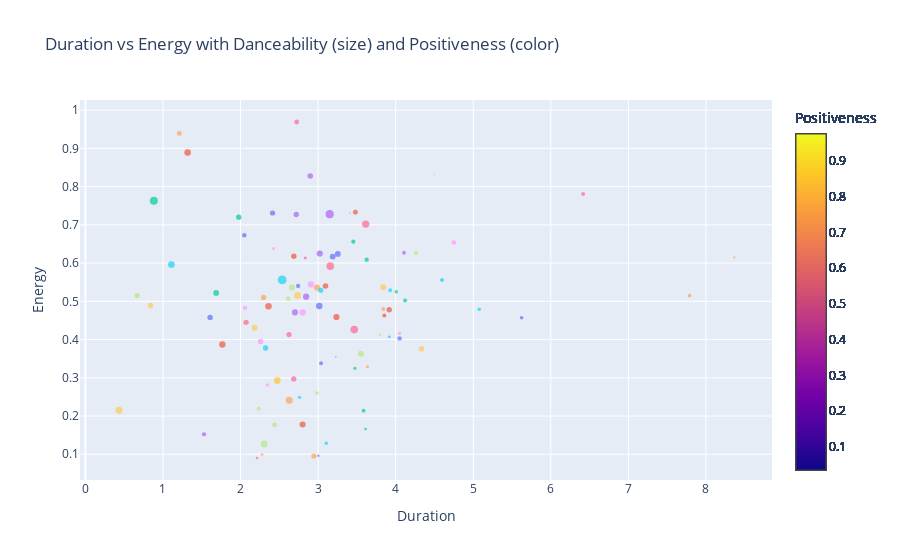

Source (notebook cell):
### Code cell
fig = go.Figure()

# Add traces for each track
for index, row in filtered_df.iterrows():
    fig.add_trace(go.Scatter(
        x=[row['Duration']/(1000*60)],
        y=[row['Energy']],
        mode='markers',
        marker=dict(
            size=row['Danceability'] * 10,  # Adjust the size of the bubbles based on Energy
            color=row['Valence'],  # Use Valence for the color of the bubbles
            #colorscale='RdBu',  # Set the color scale from red to blue
            cmin=filtered_df['Valence'].min(),  # Set the minimum value for the color scale
            cmax=filtered_df['Valence'].max(),  # Set the maximum value for the color scale
            opacity= 0.7, # row['Normalized Loudness'],  # Set the opacity based on Normalized Loudness
            colorbar=dict(
                title='Positiveness'  # Label for the colorbar
            )
        ),
        text=row['Track Name'],  # Text to display when hovering over the bubbles
        hoverinfo='text', showlegend=False,
    ))

# Update layout
fig.update_layout(
    title='Duration vs Energy with Danceability (size) and Positiveness (color)',
    xaxis=dict(title='Duration'),
    yaxis=dict(title='Energy')
)

# Show the plot
fig.show()

### Figure 1 — Plotly figure (JSON) as saved in the notebook; plotly's stock layout.template omitted (floating-point values rounded to 4 significant figures)
{"data": [{"hoverinfo": "text", "marker": {"cmax": 0.975, "cmin": 0.0357, "color": 0.175, "colorbar": {"title": {"text": "Positiveness"}}, "opacity": 0.7, "size": 3.64}, "mode": "markers", "showlegend": false, "text": "A Day In The Life - Remastered 2009", "type": "scatter", "x": [5.624], "y": [0.457]}, {"hoverinfo": "text", "marker": {"cmax": 0.975, "cmin": 0.0357, "color": 0.879, "colorbar": {"title": {"text": "Positiveness"}}, "opacity": 0.7, "size": 6.53}, "mode": "markers", "showlegend": false, "text": "Sgt. Pepper's Lonely Hearts Club Band - Reprise / Remastered 2009", "type": "scatter", "x": [1.318], "y": [0.889]}, {"hoverinfo": "text", "marker": {"cmax": 0.975, "cmin": 0.0357, "color": 0.393, "colorbar": {"title": {"text": "Positiveness"}}, "opacity": 0.7, "size": 3.81}, "mode": "markers", "showlegend": false, "text": "She's Leaving Home - Remastered 2009", "type": "scatter", "x": [3.586], "y": [0.214]}, {"hoverinfo": "text", "marker": {"cmax": 0.975, "cmin": 0.0357, "color": 0.63, "colorbar": {"title": {"text": "Positiveness"}}, "opacity": 0.7, "size": 6.1}, "mode": "markers", "showlegend": false, "text": "Lovely Rita - Remastered 2009", "type": "scatter", "x": [2.702], "y": [0.471]}, {"hoverinfo": "text", "marker": {"cmax": 0.975, "cmin": 0.0357, "color": 0.661, "colorbar": {"title": {"text": "Positiveness"}}, "opacity": 0.7, "size": 7.04}, "mode": "markers", "showlegend": false, "text": "When I'm Sixty Four - Remastered 2009", "type": "scatter", "x": [2.628], "y": [0.241]}, {"hoverinfo": "text", "marker": {"cmax": 0.975, "cmin": 0.0357, "color": 0.354, "colorbar": {"title": {"text": "Positiveness"}}, "opacity": 0.7, "size": 3.52}, "mode": "markers", "showlegend": false, "text": "Within You Without You - Remastered 2009", "type": "scatter", "x": [5.078], "y": [0.479]}, {"hoverinfo": "text", "marker": {"cmax": 0.975, "cmin": 0.0357, "color": 0.71, "colorbar": {"title": {"text": "Positiveness"}}, "opacity": 0.7, "size": 5.26}, "mode": "markers", "showlegend": false, "text": "Being For The Benefit Of Mr. Kite! - Remastered 2009", "type": "scatter", "x": [2.626], "y": [0.413]}, {"hoverinfo": "text", "marker": {"cmax": 0.975, "cmin": 0.0357, "color": 0.619, "colorbar": {"title": {"text": "Positiveness"}}, "opacity": 0.7, "size": 4.69}, "mode": "markers", "showlegend": false, "text": "Fixing A Hole - Remastered 2009", "type": "scatter", "x": [2.614], "y": [0.507]}, {"hoverinfo": "text", "marker": {"cmax": 0.975, "cmin": 0.0357, "color": 0.764, "colorbar": {"title": {"text": "Positiveness"}}, "opacity": 0.7, "size": 6.32}, "mode": "markers", "showlegend": false, "text": "Getting Better - Remastered 2009", "type": "scatter", "x": [2.802], "y": [0.471]}, {"hoverinfo": "text", "marker": {"cmax": 0.975, "cmin": 0.0357, "color": 0.803, "colorbar": {"title": {"text": "Positiveness"}}, "opacity": 0.7, "size": 7.05}, "mode": "markers", "showlegend": false, "text": "With A Little Help From My Friends - Remastered 2009", "type": "scatter", "x": [2.735], "y": [0.515]}, {"hoverinfo": "text", "marker": {"cmax": 0.975, "cmin": 0.0357, "color": 0.583, "colorbar": {"title": {"text": "Positiveness"}}, "opacity": 0.7, "size": 4.51}, "mode": "markers", "showlegend": false, "text": "Sgt. Pepper's Lonely Hearts Club Band - Remastered 2009", "type": "scatter", "x": [2.048], "y": [0.673]}, {"hoverinfo": "text", "marker": {"cmax": 0.975, "cmin": 0.0357, "color": 0.93, "colorbar": {"title": {"text": "Positiveness"}}, "opacity": 0.7, "size": 5.42}, "mode": "markers", "showlegend": false, "text": "Good Morning Good Morning - Remastered 2009", "type": "scatter", "x": [2.687], "y": [0.618]}, {"hoverinfo": "text", "marker": {"cmax": 0.975, "cmin": 0.0357, "color": 0.668, "colorbar": {"title": {"text": "Positiveness"}}, "opacity": 0.7, "size": 3.11}, "mode": "markers", "showlegend": false, "text": "Lucy In The Sky With Diamonds - Remastered 2009", "type": "scatter", "x": [3.474], "y": [0.325]}, {"hoverinfo": "text", "marker": {"cmax": 0.975, "cmin": 0.0357, "color": 0.255, "colorbar": {"title": {"text": "Positiveness"}}, "opacity": 0.7, "size": 3.8}, "mode": "markers", "showlegend": false, "text": "Strawberry Fields Forever - Stereo Mix 2015", "type": "scatter", "x": [4.107], "y": [0.627]}, {"hoverinfo": "text", "marker": {"cmax": 0.975, "cmin": 0.0357, "color": 0.641, "colorbar": {"title": {"text": "Positiveness"}}, "opacity": 0.7, "size": 6.24}, "mode": "markers", "showlegend": false, "text": "Penny Lane - Stereo Mix 2017", "type": "scatter", "x": [2.986], "y": [0.536]}, {"hoverinfo": "text", "marker": {"cmax": 0.975, "cmin": 0.0357, "color": 0.0378, "colorbar": {"title": {"text": "Positiveness"}}, "opacity": 0.7, "size": 2.94}, "mode": "markers", "showlegend": false, "text": "Blue Jay Way - Remastered 2009", "type": "scatter", "x": [3.918], "y": [0.407]}, {"hoverinfo": "text", "marker": {"cmax": 0.975, "cmin": 0.0357, "color": 0.338, "colorbar": {"title": {"text": "Positiveness"}}, "opacity": 0.7, "size": 2.97}, "mode": "markers", "showlegend": false, "text": "Magical Mystery Tour - Remastered 2009", "type": "scatter", "x": [2.835], "y": [0.613]}, {"hoverinfo": "text", "marker": {"cmax": 0.975, "cmin": 0.0357, "color": 0.49, "colorbar": {"title": {"text": "Positiveness"}}, "opacity": 0.7, "size": 3.56}, "mode": "markers", "showlegend": false, "text": "The Fool On The Hill - Remastered 2009", "type": "scatter", "x": [2.985], "y": [0.26]}, {"hoverinfo": "text", "marker": {"cmax": 0.975, "cmin": 0.0357, "color": 0.261, "colorbar": {"title": {"text": "Positiveness"}}, "opacity": 0.7, "size": 5.51}, "mode": "markers", "showlegend": false, "text": "Flying - Remastered 2009", "type": "scatter", "x": [2.259], "y": [0.395]}, {"hoverinfo": "text", "marker": {"cmax": 0.975, "cmin": 0.0357, "color": 0.724, "colorbar": {"title": {"text": "Positiveness"}}, "opacity": 0.7, "size": 6.98}, "mode": "markers", "showlegend": false, "text": "Your Mother Should Know - Remastered 2009", "type": "scatter", "x": [2.474], "y": [0.293]}, {"hoverinfo": "text", "marker": {"cmax": 0.975, "cmin": 0.0357, "color": 0.49, "colorbar": {"title": {"text": "Positiveness"}}, "opacity": 0.7, "size": 6.51}, "mode": "markers", "showlegend": false, "text": "Penny Lane - Remastered 2009", "type": "scatter", "x": [3.015], "y": [0.488]}, {"hoverinfo": "text", "marker": {"cmax": 0.975, "cmin": 0.0357, "color": 0.806, "colorbar": {"title": {"text": "Positiveness"}}, "opacity": 0.7, "size": 4.79}, "mode": "markers", "showlegend": false, "text": "Hello, Goodbye - Remastered 2009", "type": "scatter", "x": [3.481], "y": [0.733]}, {"hoverinfo": "text", "marker": {"cmax": 0.975, "cmin": 0.0357, "color": 0.289, "colorbar": {"title": {"text": "Positiveness"}}, "opacity": 0.7, "size": 3.9}, "mode": "markers", "showlegend": false, "text": "Strawberry Fields Forever - Remastered 2009", "type": "scatter", "x": [4.122], "y": [0.502]}, {"hoverinfo": "text", "marker": {"cmax": 0.975, "cmin": 0.0357, "color": 0.467, "colorbar": {"title": {"text": "Positiveness"}}, "opacity": 0.7, "size": 6.19}, "mode": "markers", "showlegend": false, "text": "Baby, You're A Rich Man - Remastered 2009", "type": "scatter", "x": [3.022], "y": [0.625]}, {"hoverinfo": "text", "marker": {"cmax": 0.975, "cmin": 0.0357, "color": 0.653, "colorbar": {"title": {"text": "Positiveness"}}, "opacity": 0.7, "size": 4}, "mode": "markers", "showlegend": false, "text": "All You Need Is Love - Remastered 2009", "type": "scatter", "x": [3.84], "y": [0.48]}, {"hoverinfo": "text", "marker": {"cmax": 0.975, "cmin": 0.0357, "color": 0.654, "colorbar": {"title": {"text": "Positiveness"}}, "opacity": 0.7, "size": 4.01}, "mode": "markers", "showlegend": false, "text": "I Am The Walrus - Remastered 2009", "type": "scatter", "x": [4.598], "y": [0.556]}, {"hoverinfo": "text", "marker": {"cmax": 0.975, "cmin": 0.0357, "color": 0.52, "colorbar": {"title": {"text": "Positiveness"}}, "opacity": 0.7, "size": 5.42}, "mode": "markers", "showlegend": false, "text": "Piggies - Remastered 2009", "type": "scatter", "x": [2.071], "y": [0.445]}, {"hoverinfo": "text", "marker": {"cmax": 0.975, "cmin": 0.0357, "color": 0.372, "colorbar": {"title": {"text": "Positiveness"}}, "opacity": 0.7, "size": 6.86}, "mode": "markers", "showlegend": false, "text": "Blackbird - Remastered 2009", "type": "scatter", "x": [2.306], "y": [0.127]}, {"hoverinfo": "text", "marker": {"cmax": 0.975, "cmin": 0.0357, "color": 0.717, "colorbar": {"title": {"text": "Positiveness"}}, "opacity": 0.7, "size": 4.33}, "mode": "markers", "showlegend": false, "text": "I'm So Tired - Remastered 2009", "type": "scatter", "x": [2.058], "y": [0.483]}, {"hoverinfo": "text", "marker": {"cmax": 0.975, "cmin": 0.0357, "color": 0.824, "colorbar": {"title": {"text": "Positiveness"}}, "opacity": 0.7, "size": 4.72}, "mode": "markers", "showlegend": false, "text": "Martha My Dear - Remastered 2009", "type": "scatter", "x": [2.476], "y": [0.292]}, {"hoverinfo": "text", "marker": {"cmax": 0.975, "cmin": 0.0357, "color": 0.44, "colorbar": {"title": {"text": "Positiveness"}}, "opacity": 0.7, "size": 4.31}, "mode": "markers", "showlegend": false, "text": "Happiness Is A Warm Gun - Remastered 2009", "type": "scatter", "x": [2.742], "y": [0.54]}, {"hoverinfo": "text", "marker": {"cmax": 0.975, "cmin": 0.0357, "color": 0.648, "colorbar": {"title": {"text": "Positiveness"}}, "opacity": 0.7, "size": 6.21}, "mode": "markers", "showlegend": false, "text": "The Continuing Story Of Bungalow Bill - Remastered 2009", "type": "scatter", "x": [3.236], "y": [0.459]}, {"hoverinfo": "text", "marker": {"cmax": 0.975, "cmin": 0.0357, "color": 0.152, "colorbar": {"title": {"text": "Positiveness"}}, "opacity": 0.7, "size": 7.92}, "mode": "markers", "showlegend": false, "text": "Wild Honey Pie - Remastered 2009", "type": "scatter", "x": [0.8829], "y": [0.763]}, {"hoverinfo": "text", "marker": {"cmax": 0.975, "cmin": 0.0357, "color": 0.975, "colorbar": {"title": {"text": "Positiveness"}}, "opacity": 0.7, "size": 8.18}, "mode": "markers", "showlegend": false, "text": "Ob-La-Di, Ob-La-Da - Remastered 2009", "type": "scatter", "x": [3.149], "y": [0.728]}, {"hoverinfo": "text", "marker": {"cmax": 0.975, "cmin": 0.0357, "color": 0.789, "colorbar": {"title": {"text": "Positiveness"}}, "opacity": 0.7, "size": 5.23}, "mode": "markers", "showlegend": false, "text": "Glass Onion - Remastered 2009", "type": "scatter", "x": [2.297], "y": [0.51]}, {"hoverinfo": "text", "marker": {"cmax": 0.975, "cmin": 0.0357, "color": 0.332, "colorbar": {"title": {"text": "Positiveness"}}, "opacity": 0.7, "size": 3.88}, "mode": "markers", "showlegend": false, "text": "Dear Prudence - Remastered 2009", "type": "scatter", "x": [3.93], "y": [0.529]}, {"hoverinfo": "text", "marker": {"cmax": 0.975, "cmin": 0.0357, "color": 0.494, "colorbar": {"title": {"text": "Positiveness"}}, "opacity": 0.7, "size": 4.8}, "mode": "markers", "showlegend": false, "text": "Back In The U.S.S.R. - Remastered 2009", "type": "scatter", "x": [2.724], "y": [0.969]}, {"hoverinfo": "text", "marker": {"cmax": 0.975, "cmin": 0.0357, "color": 0.648, "colorbar": {"title": {"text": "Positiveness"}}, "opacity": 0.7, "size": 5.99}, "mode": "markers", "showlegend": false, "text": "Rocky Raccoon - Remastered 2009", "type": "scatter", "x": [3.552], "y": [0.363]}, {"hoverinfo": "text", "marker": {"cmax": 0.975, "cmin": 0.0357, "color": 0.702, "colorbar": {"title": {"text": "Positiveness"}}, "opacity": 0.7, "size": 4.53}, "mode": "markers", "showlegend": false, "text": "While My Guitar Gently Weeps - Remastered 2009", "type": "scatter", "x": [4.75], "y": [0.654]}, {"hoverinfo": "text", "marker": {"cmax": 0.975, "cmin": 0.0357, "color": 0.946, "colorbar": {"title": {"text": "Positiveness"}}, "opacity": 0.7, "size": 5.99}, "mode": "markers", "showlegend": false, "text": "Don't Pass Me By - Remastered 2009", "type": "scatter", "x": [3.841], "y": [0.537]}, {"hoverinfo": "text", "marker": {"cmax": 0.975, "cmin": 0.0357, "color": 0.81, "colorbar": {"title": {"text": "Positiveness"}}, "opacity": 0.7, "size": 5.23}, "mode": "markers", "showlegend": false, "text": "Everybody's Got Something To Hide Except Me And My Monkey - Remastered 2009", "type": "scatter", "x": [2.413], "y": [0.731]}, {"hoverinfo": "text", "marker": {"cmax": 0.975, "cmin": 0.0357, "color": 0.832, "colorbar": {"title": {"text": "Positiveness"}}, "opacity": 0.7, "size": 6.31}, "mode": "markers", "showlegend": false, "text": "I Will - Remastered 2009", "type": "scatter", "x": [1.766], "y": [0.387]}, {"hoverinfo": "text", "marker": {"cmax": 0.975, "cmin": 0.0357, "color": 0.957, "colorbar": {"title": {"text": "Positiveness"}}, "opacity": 0.7, "size": 5.89}, "mode": "markers", "showlegend": false, "text": "Why Don't We Do It In The Road? - Remastered 2009", "type": "scatter", "x": [1.686], "y": [0.522]}, {"hoverinfo": "text", "marker": {"cmax": 0.975, "cmin": 0.0357, "color": 0.178, "colorbar": {"title": {"text": "Positiveness"}}, "opacity": 0.7, "size": 1.46}, "mode": "markers", "showlegend": false, "text": "Good Night - Remastered 2009", "type": "scatter", "x": [3.229], "y": [0.355]}, {"hoverinfo": "text", "marker": {"cmax": 0.975, "cmin": 0.0357, "color": 0.101, "colorbar": {"title": {"text": "Positiveness"}}, "opacity": 0.7, "size": 2.08}, "mode": "markers", "showlegend": false, "text": "Revolution 9 - Remastered 2009", "type": "scatter", "x": [8.367], "y": [0.615]}, {"hoverinfo": "text", "marker": {"cmax": 0.975, "cmin": 0.0357, "color": 0.362, "colorbar": {"title": {"text": "Positiveness"}}, "opacity": 0.7, "size": 5.17}, "mode": "markers", "showlegend": false, "text": "Cry Baby Cry - Remastered 2009", "type": "scatter", "x": [3.035], "y": [0.529]}, {"hoverinfo": "text", "marker": {"cmax": 0.975, "cmin": 0.0357, "color": 0.553, "colorbar": {"title": {"text": "Positiveness"}}, "opacity": 0.7, "size": 5.37}, "mode": "markers", "showlegend": false, "text": "Honey Pie - Remastered 2009", "type": "scatter", "x": [2.686], "y": [0.297]}, {"hoverinfo": "text", "marker": {"cmax": 0.975, "cmin": 0.0357, "color": 0.695, "colorbar": {"title": {"text": "Positiveness"}}, "opacity": 0.7, "size": 3.86}, "mode": "markers", "showlegend": false, "text": "Revolution 1 - Remastered 2009", "type": "scatter", "x": [4.262], "y": [0.626]}, {"hoverinfo": "text", "marker": {"cmax": 0.975, "cmin": 0.0357, "color": 0.793, "colorbar": {"title": {"text": "Positiveness"}}, "opacity": 0.7, "size": 6.23}, "mode": "markers", "showlegend": false, "text": "Savoy Truffle - Remastered 2009", "type": "scatter", "x": [2.908], "y": [0.544]}, {"hoverinfo": "text", "marker": {"cmax": 0.975, "cmin": 0.0357, "color": 0.281, "colorbar": {"title": {"text": "Positiveness"}}, "opacity": 0.7, "size": 1.66}, "mode": "markers", "showlegend": false, "text": "Helter Skelter - Remastered 2009", "type": "scatter", "x": [4.496], "y": [0.831]}, {"hoverinfo": "text", "marker": {"cmax": 0.975, "cmin": 0.0357, "color": 0.671, "colorbar": {"title": {"text": "Positiveness"}}, "opacity": 0.7, "size": 5.77}, "mode": "markers", "showlegend": false, "text": "Sexy Sadie - Remastered 2009", "type": "scatter", "x": [3.254], "y": [0.624]}, {"hoverinfo": "text", "marker": {"cmax": 0.975, "cmin": 0.0357, "color": 0.401, "colorbar": {"title": {"text": "Positiveness"}}, "opacity": 0.7, "size": 6.08}, "mode": "markers", "showlegend": false, "text": "Mother Nature's Son - Remastered 2009", "type": "scatter", "x": [2.8], "y": [0.178]}, {"hoverinfo": "text", "marker": {"cmax": 0.975, "cmin": 0.0357, "color": 0.435, "colorbar": {"title": {"text": "Positiveness"}}, "opacity": 0.7, "size": 3.27}, "mode": "markers", "showlegend": false, "text": "Yer Blues - Remastered 2009", "type": "scatter", "x": [4.008], "y": [0.525]}, {"hoverinfo": "text", "marker": {"cmax": 0.975, "cmin": 0.0357, "color": 0.91, "colorbar": {"title": {"text": "Positiveness"}}, "opacity": 0.7, "size": 5.41}, "mode": "markers", "showlegend": false, "text": "Birthday - Remastered 2009", "type": "scatter", "x": [2.718], "y": [0.727]}, {"hoverinfo": "text", "marker": {"cmax": 0.975, "cmin": 0.0357, "color": 0.193, "colorbar": {"title": {"text": "Positiveness"}}, "opacity": 0.7, "size": 5.12}, "mode": "markers", "showlegend": false, "text": "Julia - Remastered 2009", "type": "scatter", "x": [2.944], "y": [0.0953]}, {"hoverinfo": "text", "marker": {"cmax": 0.975, "cmin": 0.0357, "color": 0.163, "colorbar": {"title": {"text": "Positiveness"}}, "opacity": 0.7, "size": 3.49}, "mode": "markers", "showlegend": false, "text": "Long, Long, Long - Remastered 2009", "type": "scatter", "x": [3.105], "y": [0.129]}, {"hoverinfo": "text", "marker": {"cmax": 0.975, "cmin": 0.0357, "color": 0.199, "colorbar": {"title": {"text": "Positiveness"}}, "opacity": 0.7, "size": 3.9}, "mode": "markers", "showlegend": false, "text": "It's All Too Much - Remastered 2009", "type": "scatter", "x": [6.417], "y": [0.781]}, {"hoverinfo": "text", "marker": {"cmax": 0.975, "cmin": 0.0357, "color": 0.688, "colorbar": {"title": {"text": "Positiveness"}}, "opacity": 0.7, "size": 6.05}, "mode": "markers", "showlegend": false, "text": "Yellow Submarine - Remastered 2009", "type": "scatter", "x": [2.662], "y": [0.536]}, {"hoverinfo": "text", "marker": {"cmax": 0.975, "cmin": 0.0357, "color": 0.801, "colorbar": {"title": {"text": "Positiveness"}}, "opacity": 0.7, "size": 1.75}, "mode": "markers", "showlegend": false, "text": "Only A Northern Song - Remastered 2009", "type": "scatter", "x": [3.408], "y": [0.731]}, {"hoverinfo": "text", "marker": {"cmax": 0.975, "cmin": 0.0357, "color": 0.778, "colorbar": {"title": {"text": "Positiveness"}}, "opacity": 0.7, "size": 5.87}, "mode": "markers", "showlegend": false, "text": "All Together Now - Remastered 2009", "type": "scatter", "x": [2.182], "y": [0.431]}, {"hoverinfo": "text", "marker": {"cmax": 0.975, "cmin": 0.0357, "color": 0.947, "colorbar": {"title": {"text": "Positiveness"}}, "opacity": 0.7, "size": 5.87}, "mode": "markers", "showlegend": false, "text": "Hey Bulldog - Remastered 2009", "type": "scatter", "x": [3.188], "y": [0.617]}, {"hoverinfo": "text", "marker": {"cmax": 0.975, "cmin": 0.0357, "color": 0.627, "colorbar": {"title": {"text": "Positiveness"}}, "opacity": 0.7, "size": 4}, "mode": "markers", "showlegend": false, "text": "All You Need Is Love - Remastered 2009", "type": "scatter", "x": [3.854], "y": [0.463]}, {"hoverinfo": "text", "marker": {"cmax": 0.975, "cmin": 0.0357, "color": 0.0489, "colorbar": {"title": {"text": "Positiveness"}}, "opacity": 0.7, "size": 2.53}, "mode": "markers", "showlegend": false, "text": "Sea Of Monsters - Remastered 2009", "type": "scatter", "x": [3.612], "y": [0.166]}, {"hoverinfo": "text", "marker": {"cmax": 0.975, "cmin": 0.0357, "color": 0.0629, "colorbar": {"title": {"text": "Positiveness"}}, "opacity": 0.7, "size": 2.37}, "mode": "markers", "showlegend": false, "text": "Sea Of Time - Remastered 2009", "type": "scatter", "x": [3.004], "y": [0.096]}, {"hoverinfo": "text", "marker": {"cmax": 0.975, "cmin": 0.0357, "color": 0.0357, "colorbar": {"title": {"text": "Positiveness"}}, "opacity": 0.7, "size": 2.49}, "mode": "markers", "showlegend": false, "text": "Sea Of Holes - Remastered 2009", "type": "scatter", "x": [2.278], "y": [0.0994]}, {"hoverinfo": "text", "marker": {"cmax": 0.975, "cmin": 0.0357, "color": 0.16, "colorbar": {"title": {"text": "Positiveness"}}, "opacity": 0.7, "size": 5.38}, "mode": "markers", "showlegend": false, "text": "March Of The Meanies - Remastered 2009", "type": "scatter", "x": [2.323], "y": [0.378]}, {"hoverinfo": "text", "marker": {"cmax": 0.975, "cmin": 0.0357, "color": 0.0462, "colorbar": {"title": {"text": "Positiveness"}}, "opacity": 0.7, "size": 2.69}, "mode": "markers", "showlegend": false, "text": "Pepperland Laid Waste - Remastered 2009", "type": "scatter", "x": [2.213], "y": [0.0902]}, {"hoverinfo": "text", "marker": {"cmax": 0.975, "cmin": 0.0357, "color": 0.271, "colorbar": {"title": {"text": "Positiveness"}}, "opacity": 0.7, "size": 4.06}, "mode": "markers", "showlegend": false, "text": "Yellow Submarine In Pepperland - Remastered 2009", "type": "scatter", "x": [2.234], "y": [0.219]}, {"hoverinfo": "text", "marker": {"cmax": 0.975, "cmin": 0.0357, "color": 0.367, "colorbar": {"title": {"text": "Positiveness"}}, "opacity": 0.7, "size": 3.54}, "mode": "markers", "showlegend": false, "text": "Pepperland - Remastered 2009", "type": "scatter", "x": [2.346], "y": [0.281]}, {"hoverinfo": "text", "marker": {"cmax": 0.975, "cmin": 0.0357, "color": 0.187, "colorbar": {"title": {"text": "Positiveness"}}, "opacity": 0.7, "size": 5.33}, "mode": "markers", "showlegend": false, "text": "Come Together - Remastered 2009", "type": "scatter", "x": [4.332], "y": [0.376]}, {"hoverinfo": "text", "marker": {"cmax": 0.975, "cmin": 0.0357, "color": 0.377, "colorbar": {"title": {"text": "Positiveness"}}, "opacity": 0.7, "size": 3.96}, "mode": "markers", "showlegend": false, "text": "Something - Remastered 2009", "type": "scatter", "x": [3.038], "y": [0.338]}, {"hoverinfo": "text", "marker": {"cmax": 0.975, "cmin": 0.0357, "color": 0.394, "colorbar": {"title": {"text": "Positiveness"}}, "opacity": 0.7, "size": 5.57}, "mode": "markers", "showlegend": false, "text": "Here Comes The Sun - Remastered 2009", "type": "scatter", "x": [3.096], "y": [0.54]}, {"hoverinfo": "text", "marker": {"cmax": 0.975, "cmin": 0.0357, "color": 0.549, "colorbar": {"title": {"text": "Positiveness"}}, "opacity": 0.7, "size": 4.22}, "mode": "markers", "showlegend": false, "text": "Oh! Darling - Remastered 2009", "type": "scatter", "x": [3.454], "y": [0.656]}, {"hoverinfo": "text", "marker": {"cmax": 0.975, "cmin": 0.0357, "color": 0.73, "colorbar": {"title": {"text": "Positiveness"}}, "opacity": 0.7, "size": 6.26}, "mode": "markers", "showlegend": false, "text": "Octopus's Garden - Remastered 2009", "type": "scatter", "x": [2.845], "y": [0.512]}, {"hoverinfo": "text", "marker": {"cmax": 0.975, "cmin": 0.0357, "color": 0.42, "colorbar": {"title": {"text": "Positiveness"}}, "opacity": 0.7, "size": 3.7}, "mode": "markers", "showlegend": false, "text": "I Want You (She's So Heavy) - Remastered 2009", "type": "scatter", "x": [7.789], "y": [0.515]}, {"hoverinfo": "text", "marker": {"cmax": 0.975, "cmin": 0.0357, "color": 0.162, "colorbar": {"title": {"text": "Positiveness"}}, "opacity": 0.7, "size": 3.28}, "mode": "markers", "showlegend": false, "text": "Because - Remastered 2009", "type": "scatter", "x": [2.761], "y": [0.249]}, {"hoverinfo": "text", "marker": {"cmax": 0.975, "cmin": 0.0357, "color": 0.726, "colorbar": {"title": {"text": "Positiveness"}}, "opacity": 0.7, "size": 7.64}, "mode": "markers", "showlegend": false, "text": "Maxwell's Silver Hammer - Remastered 2009", "type": "scatter", "x": [3.465], "y": [0.426]}, {"hoverinfo": "text", "marker": {"cmax": 0.975, "cmin": 0.0357, "color": 0.192, "colorbar": {"title": {"text": "Positiveness"}}, "opacity": 0.7, "size": 4.83}, "mode": "markers", "showlegend": false, "text": "Sun King - Remastered 2009", "type": "scatter", "x": [2.438], "y": [0.177]}, {"hoverinfo": "text", "marker": {"cmax": 0.975, "cmin": 0.0357, "color": 0.223, "colorbar": {"title": {"text": "Positiveness"}}, "opacity": 0.7, "size": 3.35}, "mode": "markers", "showlegend": false, "text": "You Never Give Me Your Money - Remastered 2009", "type": "scatter", "x": [4.05], "y": [0.416]}, {"hoverinfo": "text", "marker": {"cmax": 0.975, "cmin": 0.0357, "color": 0.522, "colorbar": {"title": {"text": "Positiveness"}}, "opacity": 0.7, "size": 7.03}, "mode": "markers", "showlegend": false, "text": "Her Majesty - Remastered 2009", "type": "scatter", "x": [0.4331], "y": [0.215]}, {"hoverinfo": "text", "marker": {"cmax": 0.975, "cmin": 0.0357, "color": 0.704, "colorbar": {"title": {"text": "Positiveness"}}, "opacity": 0.7, "size": 5.43}, "mode": "markers", "showlegend": false, "text": "Carry That Weight - Remastered 2009", "type": "scatter", "x": [1.608], "y": [0.458]}, {"hoverinfo": "text", "marker": {"cmax": 0.975, "cmin": 0.0357, "color": 0.222, "colorbar": {"title": {"text": "Positiveness"}}, "opacity": 0.7, "size": 6.47}, "mode": "markers", "showlegend": false, "text": "The End - Remastered 2009", "type": "scatter", "x": [2.36], "y": [0.487]}, {"hoverinfo": "text", "marker": {"cmax": 0.975, "cmin": 0.0357, "color": 0.69, "colorbar": {"title": {"text": "Positiveness"}}, "opacity": 0.7, "size": 5.3}, "mode": "markers", "showlegend": false, "text": "She Came In Through The Bathroom Window - Remastered 2009", "type": "scatter", "x": [1.977], "y": [0.72]}, {"hoverinfo": "text", "marker": {"cmax": 0.975, "cmin": 0.0357, "color": 0.239, "colorbar": {"title": {"text": "Positiveness"}}, "opacity": 0.7, "size": 4.19}, "mode": "markers", "showlegend": false, "text": "Golden Slumbers - Remastered 2009", "type": "scatter", "x": [1.529], "y": [0.152]}, {"hoverinfo": "text", "marker": {"cmax": 0.975, "cmin": 0.0357, "color": 0.499, "colorbar": {"title": {"text": "Positiveness"}}, "opacity": 0.7, "size": 4.74}, "mode": "markers", "showlegend": false, "text": "Polythene Pam - Remastered 2009", "type": "scatter", "x": [1.211], "y": [0.939]}, {"hoverinfo": "text", "marker": {"cmax": 0.975, "cmin": 0.0357, "color": 0.97, "colorbar": {"title": {"text": "Positiveness"}}, "opacity": 0.7, "size": 6.76}, "mode": "markers", "showlegend": false, "text": "Mean Mr Mustard - Remastered 2009", "type": "scatter", "x": [1.109], "y": [0.596]}, {"hoverinfo": "text", "marker": {"cmax": 0.975, "cmin": 0.0357, "color": 0.931, "colorbar": {"title": {"text": "Positiveness"}}, "opacity": 0.7, "size": 7.26}, "mode": "markers", "showlegend": false, "text": "Two Of Us - Remastered 2009", "type": "scatter", "x": [3.614], "y": [0.702]}, {"hoverinfo": "text", "marker": {"cmax": 0.975, "cmin": 0.0357, "color": 0.858, "colorbar": {"title": {"text": "Positiveness"}}, "opacity": 0.7, "size": 2.57}, "mode": "markers", "showlegend": false, "text": "Across The Universe - Remastered 2009", "type": "scatter", "x": [3.802], "y": [0.412]}, {"hoverinfo": "text", "marker": {"cmax": 0.975, "cmin": 0.0357, "color": 0.525, "colorbar": {"title": {"text": "Positiveness"}}, "opacity": 0.7, "size": 2.91}, "mode": "markers", "showlegend": false, "text": "I Me Mine - Remastered 2009", "type": "scatter", "x": [2.426], "y": [0.638]}, {"hoverinfo": "text", "marker": {"cmax": 0.975, "cmin": 0.0357, "color": 0.67, "colorbar": {"title": {"text": "Positiveness"}}, "opacity": 0.7, "size": 5.4}, "mode": "markers", "showlegend": false, "text": "Dig It - Remastered 2009", "type": "scatter", "x": [0.8411], "y": [0.489]}, {"hoverinfo": "text", "marker": {"cmax": 0.975, "cmin": 0.0357, "color": 0.41, "colorbar": {"title": {"text": "Positiveness"}}, "opacity": 0.7, "size": 4.43}, "mode": "markers", "showlegend": false, "text": "Let It Be - Remastered 2009", "type": "scatter", "x": [4.05], "y": [0.403]}, {"hoverinfo": "text", "marker": {"cmax": 0.975, "cmin": 0.0357, "color": 0.527, "colorbar": {"title": {"text": "Positiveness"}}, "opacity": 0.7, "size": 5.38}, "mode": "markers", "showlegend": false, "text": "Dig A Pony - Remastered 2009", "type": "scatter", "x": [3.917], "y": [0.478]}, {"hoverinfo": "text", "marker": {"cmax": 0.975, "cmin": 0.0357, "color": 0.364, "colorbar": {"title": {"text": "Positiveness"}}, "opacity": 0.7, "size": 4.4}, "mode": "markers", "showlegend": false, "text": "I've Got A Feeling - Remastered 2009", "type": "scatter", "x": [3.626], "y": [0.609]}, {"hoverinfo": "text", "marker": {"cmax": 0.975, "cmin": 0.0357, "color": 0.888, "colorbar": {"title": {"text": "Positiveness"}}, "opacity": 0.7, "size": 5.54}, "mode": "markers", "showlegend": false, "text": "One After 909 - Remastered 2009", "type": "scatter", "x": [2.899], "y": [0.828]}, {"hoverinfo": "text", "marker": {"cmax": 0.975, "cmin": 0.0357, "color": 0.392, "colorbar": {"title": {"text": "Positiveness"}}, "opacity": 0.7, "size": 2.99}, "mode": "markers", "showlegend": false, "text": "The Long And Winding Road - Remastered 2009", "type": "scatter", "x": [3.636], "y": [0.329]}, {"hoverinfo": "text", "marker": {"cmax": 0.975, "cmin": 0.0357, "color": 0.955, "colorbar": {"title": {"text": "Positiveness"}}, "opacity": 0.7, "size": 8.8}, "mode": "markers", "showlegend": false, "text": "For You Blue - Remastered 2009", "type": "scatter", "x": [2.537], "y": [0.556]}, {"hoverinfo": "text", "marker": {"cmax": 0.975, "cmin": 0.0357, "color": 0.332, "colorbar": {"title": {"text": "Positiveness"}}, "opacity": 0.7, "size": 7.61}, "mode": "markers", "showlegend": false, "text": "Get Back - Remastered 2009", "type": "scatter", "x": [3.156], "y": [0.592]}, {"hoverinfo": "text", "marker": {"cmax": 0.975, "cmin": 0.0357, "color": 0.524, "colorbar": {"title": {"text": "Positiveness"}}, "opacity": 0.7, "size": 5.16}, "mode": "markers", "showlegend": false, "text": "Maggie Mae - Remastered 2009", "type": "scatter", "x": [0.6673], "y": [0.515]}], "layout": {"title": {"text": "Duration vs Energy with Danceability (size) and Positiveness (color)"}, "xaxis": {"title": {"text": "Duration"}}, "yaxis": {"title": {"text": "Energy"}}}}
